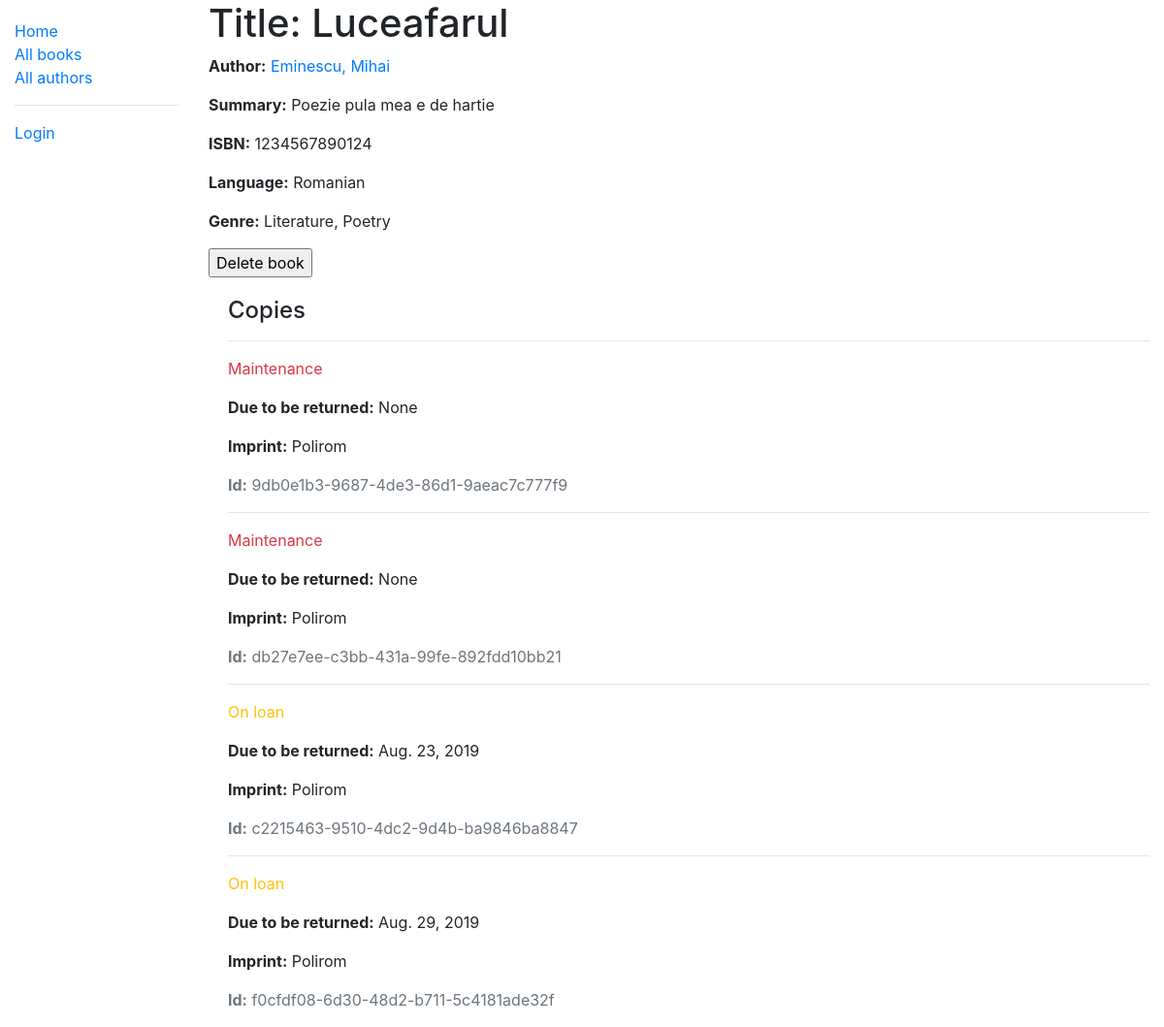
/catalog/book/2, run on an earlier commit of the app's database.
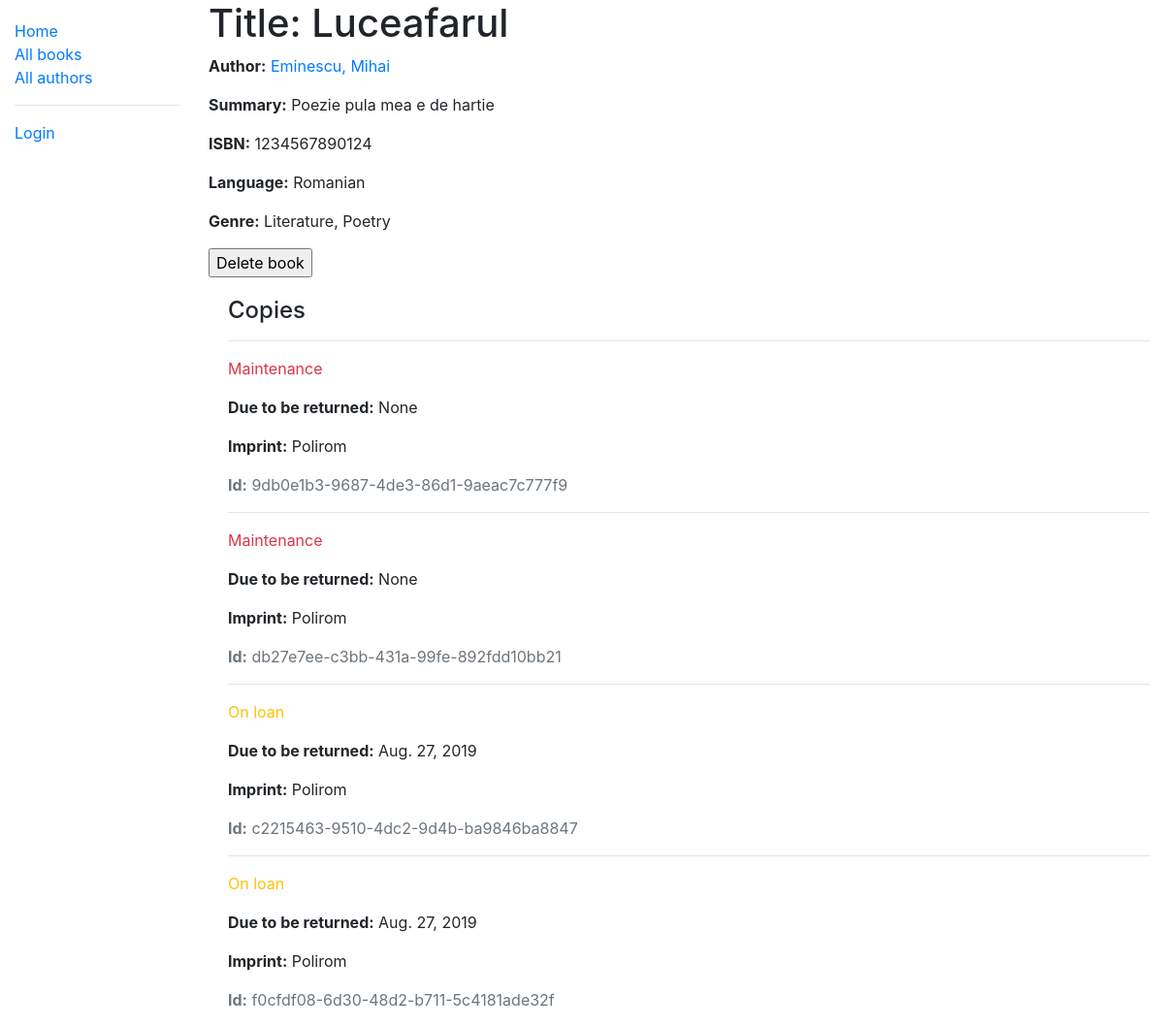
And on a later commit of the database.
### catalog/models.py (models this page shows, shortened)
class BookInstance(models.Model):
    id = models.UUIDField(primary_key=True, default=uuid.uuid4, help_text='Unique ID for this particular book across whole library')
    book = models.ForeignKey('Book', on_delete=models.SET_NULL, null=True)
    imprint = models.CharField(max_length=200)
    due_back = models.DateField(null=True, blank=True)
    borrower = models.ForeignKey(User, on_delete=models.SET_NULL, null=True, blank=True)
    LOAN_STATUS = (
        ('m', 'Maintenance'),
        ('o', 'On loan'),
        ('a', 'Available'),
        ('r', 'Reserved'),
    )
    status = models.CharField(
        max_length=1,
        choices=LOAN_STATUS,
        blank=True,
        default='m',
        help_text='Book availability',
    )
    class Meta:
        ordering = ['due_back']
        permissions = (('can_mark_returned', 'Set book as returned'),)

### catalog/views.py (the view)
# urls.py: path('book/<int:pk>', views.BookDetailView.as_view(), name='book-detail'),
class BookDetailView(generic.DetailView):
    model = Book

### catalog/models.py (called while the page is built)
	def __str__(self):
		return self.name

    def __str__(self):
        return self.name

    def get_absolute_url(self):
        return reverse('book-detail', args=[str(self.id)])

    def __str__(self):
        return f'{self.last_name}, {self.first_name}'

### catalog/templates/catalog/book_detail.html
{% extends "base_generic.html" %}
{% block content %}
  <h1>Title: {{ book.title }}</h1>
  <p><strong>Author:</strong> <a href="{% url 'author-detail' book.author.pk %}">{{ book.author }}</a></p>
  <p><strong>Summary:</strong> {{ book.summary }}</p>
  <p><strong>ISBN:</strong> {{ book.isbn }}</p>
  <p><strong>Language:</strong> {{ book.language }}</p>
  <p><strong>Genre:</strong> {% for genre in book.genre.all %} {{ genre }}{% if not forloop.last %}, {% endif %}{% endfor %}</p>
  <p><strong>
      <form action="{{ book.get_absolute_url }}/delete" method="get">
        <input type="submit" value="Delete book">
    </form>
  </strong></p>
  <div style="margin-left:20px;margin-top:20px">
    <h4>Copies</h4>
    {% for copy in book.bookinstance_set.all %}
      <hr>
      <p class="{% if copy.status == 'a' %}text-success{% elif copy.status == 'm' %}text-danger{% else %}text-warning{% endif %}">{{ copy.get_status_display }}</p>
      {% if copy.status != 'a' %}
        <p><strong>Due to be returned:</strong> {{copy.due_back}}</p>
      {% endif %}
      <p><strong>Imprint:</strong> {{copy.imprint}}</p>
      <p class="text-muted"><strong>Id:</strong> {{copy.id}}</p>
    {% endfor %}
  </div>
{% endblock %}

What changed in the data, as far as the page shows it:
changed BookInstance "c2215463-9510-4dc2-9d4b-ba9846ba8847": due_back "Aug. 23, 2019" → "Aug. 27, 2019"
changed BookInstance "f0cfdf08-6d30-48d2-b711-5c4181ade32f": due_back "Aug. 29, 2019" → "Aug. 27, 2019"
